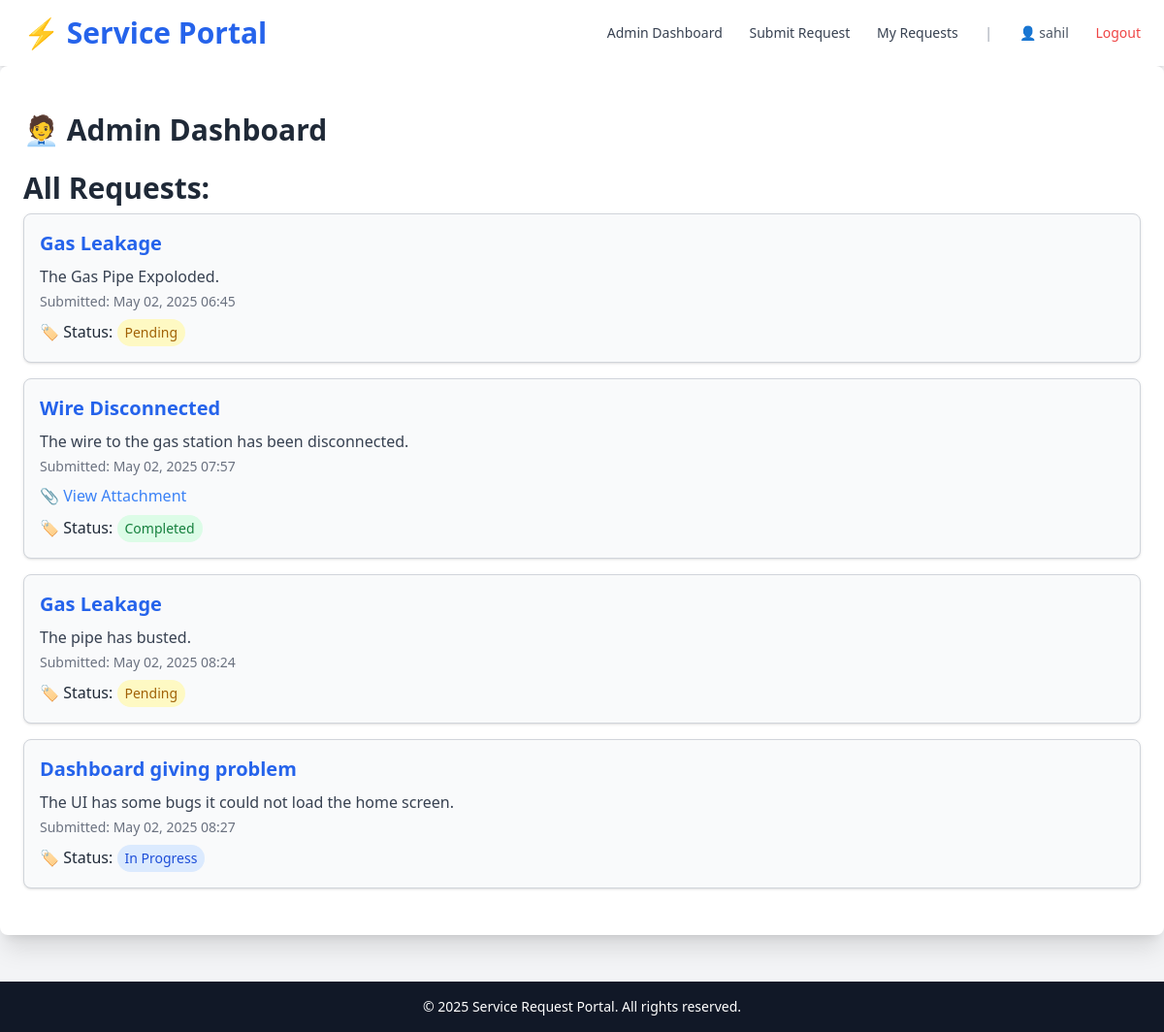
/admin_dashboard (signed in), run on an earlier commit of the app's database.
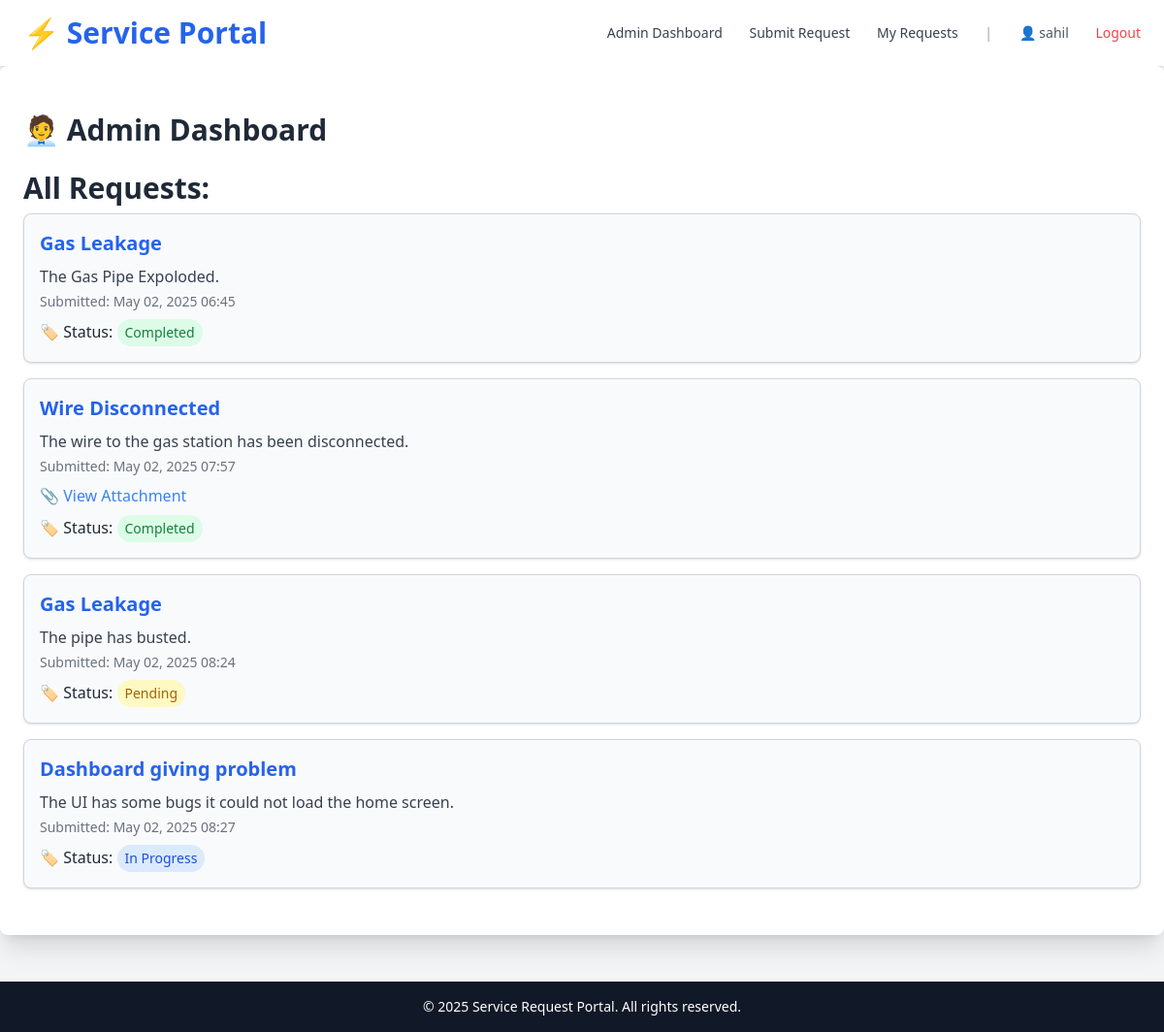
And on a later commit of the database.
### request/models.py (models this page shows, shortened)
class ServiceRequest(models.Model):
    STATUS_PENDING='Pending'
    STATUS_IN_PROGRESS='In Progress'
    STATUS_COMPLETED='Completed'
    STATUS =[
        (STATUS_PENDING,'Pending'),
        (STATUS_IN_PROGRESS,'In Progress'),
        (STATUS_COMPLETED,'Completed')
    ]
    user=models.ForeignKey(User,on_delete=models.CASCADE)
    title=models.CharField(max_length=255)
    description=models.TextField()
    attachment=models.FileField(upload_to='attachments/', blank=True,null=True)
    submitted_at=models.DateTimeField(auto_now_add=True)
    status=models.CharField(max_length=30,choices=STATUS,default=STATUS_PENDING)

### request/views.py (the view)
# urls.py: path('admin_dashboard', views.admin_dashboard, name='admin_dashboard'),
@login_required
@user_passes_test(is_admin)
def admin_dashboard(request):
    requests=ServiceRequest.objects.all().order_by('submitted_at')
    return render(request,'admin_dashboard.html',{'requests':requests})

### request/views.py (called while the page is built)
def is_admin(user):
    return user.is_staff

### templates/admin_dashboard.html (shortened to what this page needs)
{% extends "index.html" %}
{% block content %}
  <div>
    <h2 class="text-3xl font-semibold text-gray-800 mb-6">🧑‍💼 Admin Dashboard</h2>
    <h3 class="text-3xl font-semibold text-gray-800 mb-2">All Requests:</h3>
    {% if requests %}
      <div class="space-y-4">
        {% for request in requests %}
          <div class="border border-gray-300 rounded-lg p-4 bg-gray-50 shadow">
            <h3 class="text-xl font-bold text-blue-600">{{ request.title }}</h3>
            <p class="text-gray-700 mt-2">{{ request.description }}</p>
            <p class="text-sm text-gray-500 mt-1">Submitted: {{ request.submitted_at|date:"M d, Y H:i" }}</p>
            {% if request.attachment %}
              <p class="mt-2">
                📎 <a href="{{ request.attachment.url }}" class="text-blue-500 hover:underline" target="_blank">View Attachment</a>
              </p>
            {% endif %}
            <p class="mt-2">
              🏷️ <span class="font-medium">Status:</span>
              <span onclick="toggleForm('{{ request.id }}')" class="cursor-pointer text-sm inline-block px-2 py-1 rounded-full transition duration-150 hover:ring hover:ring-blue-400
                {% if request.status == 'Pending' %}bg-yellow-100 text-yellow-700
                {% elif request.status == 'In Progress' %}bg-blue-100 text-blue-700
                {% elif request.status == 'Completed' %}bg-green-100 text-green-700
                {% else %}bg-gray-200 text-gray-700{% endif %}">
                {{ request.status }}
              </span>
            </p>
          </div>
        {% endfor %}
      </div>
    {% endif %}
  </div>
{% endblock content %}

What changed in the data, as far as the page shows it:
changed ServiceRequest "The Gas Pipe Expoloded.": status "Pending" → "Completed"
